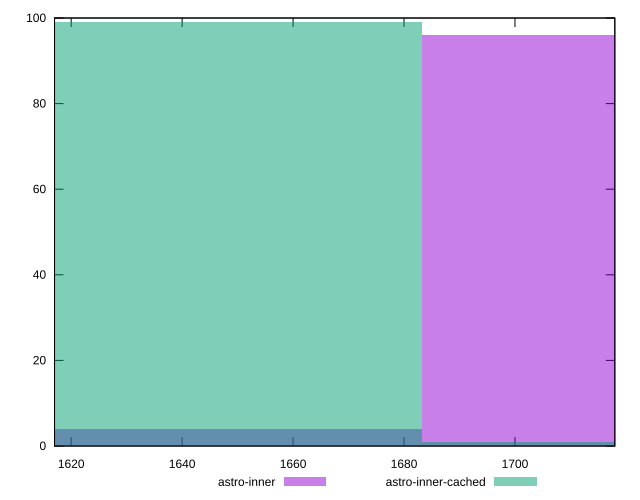

Write gnuplot code to recreate this figure.
reset

$astroInner <<EOF
1722.343980243657 96
1644.0556175053089 4
EOF

$astroInnerCached <<EOF
1722.343980243657 1
1644.0556175053089 99
EOF

set key outside below
set boxwidth 78.28836273834804
set xrange [1617:1718]
set yrange [0:100]
set trange [0:100]
set style fill transparent solid 0.5 noborder
set terminal svg size 640, 500 enhanced background rgb 'white'
set output "reports/report_00033_2021-03-01T14-23-16.841Z/render-blocking-resources/comparison/histogram/2_vs_3.svg"

plot $astroInner title "astro-inner" with boxes, \
     $astroInnerCached title "astro-inner-cached" with boxes

reset
